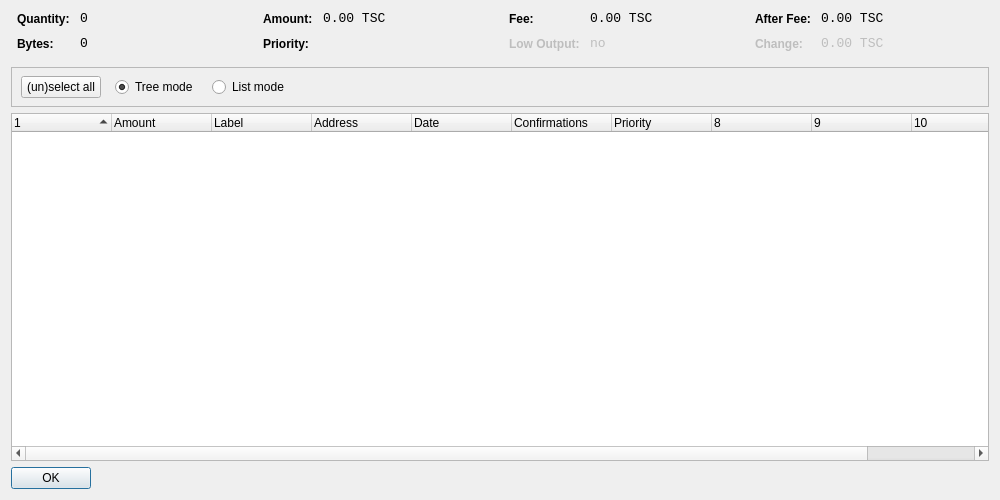
<?xml version="1.0" encoding="UTF-8"?>
<ui version="4.0">
 <class>CoinControlDialog</class>
 <widget class="QDialog" name="CoinControlDialog">
  <property name="geometry">
   <rect>
    <x>0</x>
    <y>0</y>
    <width>1000</width>
    <height>500</height>
   </rect>
  </property>
  <property name="windowTitle">
   <string>Coin Control</string>
  </property>
  <layout class="QVBoxLayout" name="verticalLayout">
   <item>
    <layout class="QHBoxLayout" name="horizontalLayoutTop" stretch="0,0,0,0">
     <property name="topMargin">
      <number>0</number>
     </property>
     <property name="bottomMargin">
      <number>10</number>
     </property>
     <item>
      <layout class="QFormLayout" name="formLayoutCoinControl1">
       <property name="horizontalSpacing">
        <number>10</number>
       </property>
       <property name="verticalSpacing">
        <number>10</number>
       </property>
       <property name="leftMargin">
        <number>6</number>
       </property>
       <property name="rightMargin">
        <number>6</number>
       </property>
       <item row="0" column="0">
        <widget class="QLabel" name="labelCoinControlQuantityText">
         <property name="styleSheet">
          <string notr="true">font-weight:bold;</string>
         </property>
         <property name="text">
          <string>Quantity:</string>
         </property>
        </widget>
       </item>
       <item row="0" column="1">
        <widget class="QLabel" name="labelCoinControlQuantity">
         <property name="font">
          <font>
           <family>Monospace</family>
           <pointsize>10</pointsize>
          </font>
         </property>
         <property name="cursor">
          <cursorShape>IBeamCursor</cursorShape>
         </property>
         <property name="contextMenuPolicy">
          <enum>Qt::ActionsContextMenu</enum>
         </property>
         <property name="text">
          <string notr="true">0</string>
         </property>
         <property name="textInteractionFlags">
          <set>Qt::LinksAccessibleByMouse|Qt::TextSelectableByKeyboard|Qt::TextSelectableByMouse</set>
         </property>
        </widget>
       </item>
       <item row="1" column="0">
        <widget class="QLabel" name="labelCoinControlBytesText">
         <property name="styleSheet">
          <string notr="true">font-weight:bold;</string>
         </property>
         <property name="text">
          <string>Bytes:</string>
         </property>
        </widget>
       </item>
       <item row="1" column="1">
        <widget class="QLabel" name="labelCoinControlBytes">
         <property name="font">
          <font>
           <family>Monospace</family>
           <pointsize>10</pointsize>
          </font>
         </property>
         <property name="cursor">
          <cursorShape>IBeamCursor</cursorShape>
         </property>
         <property name="contextMenuPolicy">
          <enum>Qt::ActionsContextMenu</enum>
         </property>
         <property name="text">
          <string notr="true">0</string>
         </property>
         <property name="textInteractionFlags">
          <set>Qt::LinksAccessibleByMouse|Qt::TextSelectableByKeyboard|Qt::TextSelectableByMouse</set>
         </property>
        </widget>
       </item>
      </layout>
     </item>
     <item>
      <layout class="QFormLayout" name="formLayoutCoinControl2">
       <property name="horizontalSpacing">
        <number>10</number>
       </property>
       <property name="verticalSpacing">
        <number>10</number>
       </property>
       <property name="leftMargin">
        <number>6</number>
       </property>
       <property name="rightMargin">
        <number>6</number>
       </property>
       <item row="0" column="0">
        <widget class="QLabel" name="labelCoinControlAmountText">
         <property name="styleSheet">
          <string notr="true">font-weight:bold;</string>
         </property>
         <property name="text">
          <string>Amount:</string>
         </property>
        </widget>
       </item>
       <item row="0" column="1">
        <widget class="QLabel" name="labelCoinControlAmount">
         <property name="font">
          <font>
           <family>Monospace</family>
           <pointsize>10</pointsize>
          </font>
         </property>
         <property name="cursor">
          <cursorShape>IBeamCursor</cursorShape>
         </property>
         <property name="contextMenuPolicy">
          <enum>Qt::ActionsContextMenu</enum>
         </property>
         <property name="text">
          <string notr="true">0.00 TSC</string>
         </property>
         <property name="textInteractionFlags">
          <set>Qt::LinksAccessibleByMouse|Qt::TextSelectableByKeyboard|Qt::TextSelectableByMouse</set>
         </property>
        </widget>
       </item>
       <item row="1" column="0">
        <widget class="QLabel" name="labelCoinControlPriorityText">
         <property name="styleSheet">
          <string notr="true">font-weight:bold;</string>
         </property>
         <property name="text">
          <string>Priority:</string>
         </property>
        </widget>
       </item>
       <item row="1" column="1">
        <widget class="QLabel" name="labelCoinControlPriority">
         <property name="font">
          <font>
           <family>Monospace</family>
           <pointsize>10</pointsize>
          </font>
         </property>
         <property name="cursor">
          <cursorShape>IBeamCursor</cursorShape>
         </property>
         <property name="contextMenuPolicy">
          <enum>Qt::ActionsContextMenu</enum>
         </property>
         <property name="text">
          <string/>
         </property>
         <property name="textInteractionFlags">
          <set>Qt::LinksAccessibleByMouse|Qt::TextSelectableByKeyboard|Qt::TextSelectableByMouse</set>
         </property>
        </widget>
       </item>
      </layout>
     </item>
     <item>
      <layout class="QFormLayout" name="formLayoutCoinControl3">
       <property name="horizontalSpacing">
        <number>10</number>
       </property>
       <property name="verticalSpacing">
        <number>10</number>
       </property>
       <property name="leftMargin">
        <number>6</number>
       </property>
       <property name="rightMargin">
        <number>6</number>
       </property>
       <item row="0" column="0">
        <widget class="QLabel" name="labelCoinControlFeeText">
         <property name="styleSheet">
          <string notr="true">font-weight:bold;</string>
         </property>
         <property name="text">
          <string>Fee:</string>
         </property>
        </widget>
       </item>
       <item row="0" column="1">
        <widget class="QLabel" name="labelCoinControlFee">
         <property name="font">
          <font>
           <family>Monospace</family>
           <pointsize>10</pointsize>
          </font>
         </property>
         <property name="cursor">
          <cursorShape>IBeamCursor</cursorShape>
         </property>
         <property name="contextMenuPolicy">
          <enum>Qt::ActionsContextMenu</enum>
         </property>
         <property name="text">
          <string notr="true">0.00 TSC</string>
         </property>
         <property name="textInteractionFlags">
          <set>Qt::LinksAccessibleByMouse|Qt::TextSelectableByKeyboard|Qt::TextSelectableByMouse</set>
         </property>
        </widget>
       </item>
       <item row="1" column="0">
        <widget class="QLabel" name="labelCoinControlLowOutputText">
         <property name="enabled">
          <bool>false</bool>
         </property>
         <property name="styleSheet">
          <string notr="true">font-weight:bold;</string>
         </property>
         <property name="text">
          <string>Low Output:</string>
         </property>
        </widget>
       </item>
       <item row="1" column="1">
        <widget class="QLabel" name="labelCoinControlLowOutput">
         <property name="enabled">
          <bool>false</bool>
         </property>
         <property name="font">
          <font>
           <family>Monospace</family>
           <pointsize>10</pointsize>
          </font>
         </property>
         <property name="cursor">
          <cursorShape>IBeamCursor</cursorShape>
         </property>
         <property name="contextMenuPolicy">
          <enum>Qt::ActionsContextMenu</enum>
         </property>
         <property name="text">
          <string notr="true">no</string>
         </property>
         <property name="textInteractionFlags">
          <set>Qt::LinksAccessibleByMouse|Qt::TextSelectableByKeyboard|Qt::TextSelectableByMouse</set>
         </property>
        </widget>
       </item>
      </layout>
     </item>
     <item>
      <layout class="QFormLayout" name="formLayoutCoinControl4">
       <property name="horizontalSpacing">
        <number>10</number>
       </property>
       <property name="verticalSpacing">
        <number>10</number>
       </property>
       <property name="leftMargin">
        <number>6</number>
       </property>
       <property name="rightMargin">
        <number>6</number>
       </property>
       <item row="0" column="0">
        <widget class="QLabel" name="labelCoinControlAfterFeeText">
         <property name="styleSheet">
          <string notr="true">font-weight:bold;</string>
         </property>
         <property name="text">
          <string>After Fee:</string>
         </property>
        </widget>
       </item>
       <item row="0" column="1">
        <widget class="QLabel" name="labelCoinControlAfterFee">
         <property name="font">
          <font>
           <family>Monospace</family>
           <pointsize>10</pointsize>
          </font>
         </property>
         <property name="cursor">
          <cursorShape>IBeamCursor</cursorShape>
         </property>
         <property name="contextMenuPolicy">
          <enum>Qt::ActionsContextMenu</enum>
         </property>
         <property name="text">
          <string notr="true">0.00 TSC</string>
         </property>
         <property name="textInteractionFlags">
          <set>Qt::LinksAccessibleByMouse|Qt::TextSelectableByKeyboard|Qt::TextSelectableByMouse</set>
         </property>
        </widget>
       </item>
       <item row="1" column="0">
        <widget class="QLabel" name="labelCoinControlChangeText">
         <property name="enabled">
          <bool>false</bool>
         </property>
         <property name="styleSheet">
          <string notr="true">font-weight:bold;</string>
         </property>
         <property name="text">
          <string>Change:</string>
         </property>
        </widget>
       </item>
       <item row="1" column="1">
        <widget class="QLabel" name="labelCoinControlChange">
         <property name="enabled">
          <bool>false</bool>
         </property>
         <property name="font">
          <font>
           <family>Monospace</family>
           <pointsize>10</pointsize>
          </font>
         </property>
         <property name="cursor">
          <cursorShape>IBeamCursor</cursorShape>
         </property>
         <property name="contextMenuPolicy">
          <enum>Qt::ActionsContextMenu</enum>
         </property>
         <property name="text">
          <string notr="true">0.00 TSC</string>
         </property>
         <property name="textInteractionFlags">
          <set>Qt::LinksAccessibleByMouse|Qt::TextSelectableByKeyboard|Qt::TextSelectableByMouse</set>
         </property>
        </widget>
       </item>
      </layout>
     </item>
    </layout>
   </item>
   <item>
    <widget class="QFrame" name="frame">
     <property name="minimumSize">
      <size>
       <width>0</width>
       <height>40</height>
      </size>
     </property>
     <property name="frameShape">
      <enum>QFrame::StyledPanel</enum>
     </property>
     <property name="frameShadow">
      <enum>QFrame::Sunken</enum>
     </property>
     <widget class="QWidget" name="horizontalLayoutWidget">
      <property name="geometry">
       <rect>
        <x>10</x>
        <y>0</y>
        <width>781</width>
        <height>41</height>
       </rect>
      </property>
      <layout class="QHBoxLayout" name="horizontalLayoutPanel" stretch="0,0,0,0,0">
       <property name="spacing">
        <number>14</number>
       </property>
       <item>
        <widget class="QPushButton" name="pushButtonSelectAll">
         <property name="sizePolicy">
          <sizepolicy hsizetype="Maximum" vsizetype="Fixed">
           <horstretch>0</horstretch>
           <verstretch>0</verstretch>
          </sizepolicy>
         </property>
         <property name="text">
          <string>(un)select all</string>
         </property>
        </widget>
       </item>
       <item>
        <widget class="QRadioButton" name="radioTreeMode">
         <property name="sizePolicy">
          <sizepolicy hsizetype="Maximum" vsizetype="Fixed">
           <horstretch>0</horstretch>
           <verstretch>0</verstretch>
          </sizepolicy>
         </property>
         <property name="text">
          <string>Tree mode</string>
         </property>
         <property name="checked">
          <bool>true</bool>
         </property>
        </widget>
       </item>
       <item>
        <widget class="QRadioButton" name="radioListMode">
         <property name="sizePolicy">
          <sizepolicy hsizetype="Maximum" vsizetype="Fixed">
           <horstretch>0</horstretch>
           <verstretch>0</verstretch>
          </sizepolicy>
         </property>
         <property name="text">
          <string>List mode</string>
         </property>
        </widget>
       </item>
       <item>
        <spacer name="horizontalSpacer">
         <property name="orientation">
          <enum>Qt::Horizontal</enum>
         </property>
         <property name="sizeHint" stdset="0">
          <size>
           <width>40</width>
           <height>20</height>
          </size>
         </property>
        </spacer>
       </item>
      </layout>
     </widget>
    </widget>
   </item>
   <item>
    <widget class="CoinControlTreeWidget" name="treeWidget">
     <property name="contextMenuPolicy">
      <enum>Qt::CustomContextMenu</enum>
     </property>
     <property name="sortingEnabled">
      <bool>false</bool>
     </property>
     <property name="columnCount">
      <number>11</number>
     </property>
     <attribute name="headerShowSortIndicator" stdset="0">
      <bool>true</bool>
     </attribute>
     <attribute name="headerStretchLastSection">
      <bool>false</bool>
     </attribute>
     <column>
      <property name="text">
       <string/>
      </property>
     </column>
     <column>
      <property name="text">
       <string>Amount</string>
      </property>
     </column>
     <column>
      <property name="text">
       <string>Label</string>
      </property>
     </column>
     <column>
      <property name="text">
       <string>Address</string>
      </property>
     </column>
     <column>
      <property name="text">
       <string>Date</string>
      </property>
     </column>
     <column>
      <property name="text">
       <string>Confirmations</string>
      </property>
      <property name="toolTip">
       <string>Confirmed</string>
      </property>
     </column>
     <column>
      <property name="text">
       <string>Priority</string>
      </property>
     </column>
     <column>
      <property name="text">
       <string/>
      </property>
     </column>
     <column>
      <property name="text">
       <string/>
      </property>
     </column>
     <column>
      <property name="text">
       <string/>
      </property>
     </column>
     <column>
      <property name="text">
       <string/>
      </property>
     </column>
    </widget>
   </item>
   <item>
    <widget class="QDialogButtonBox" name="buttonBox">
     <property name="sizePolicy">
      <sizepolicy hsizetype="Maximum" vsizetype="Fixed">
       <horstretch>0</horstretch>
       <verstretch>0</verstretch>
      </sizepolicy>
     </property>
     <property name="orientation">
      <enum>Qt::Horizontal</enum>
     </property>
     <property name="standardButtons">
      <set>QDialogButtonBox::Ok</set>
     </property>
    </widget>
   </item>
  </layout>
 </widget>
 <customwidgets>
  <customwidget>
   <class>CoinControlTreeWidget</class>
   <extends>QTreeWidget</extends>
   <header>coincontroltreewidget.h</header>
  </customwidget>
 </customwidgets>
 <resources/>
 <connections/>
</ui>
